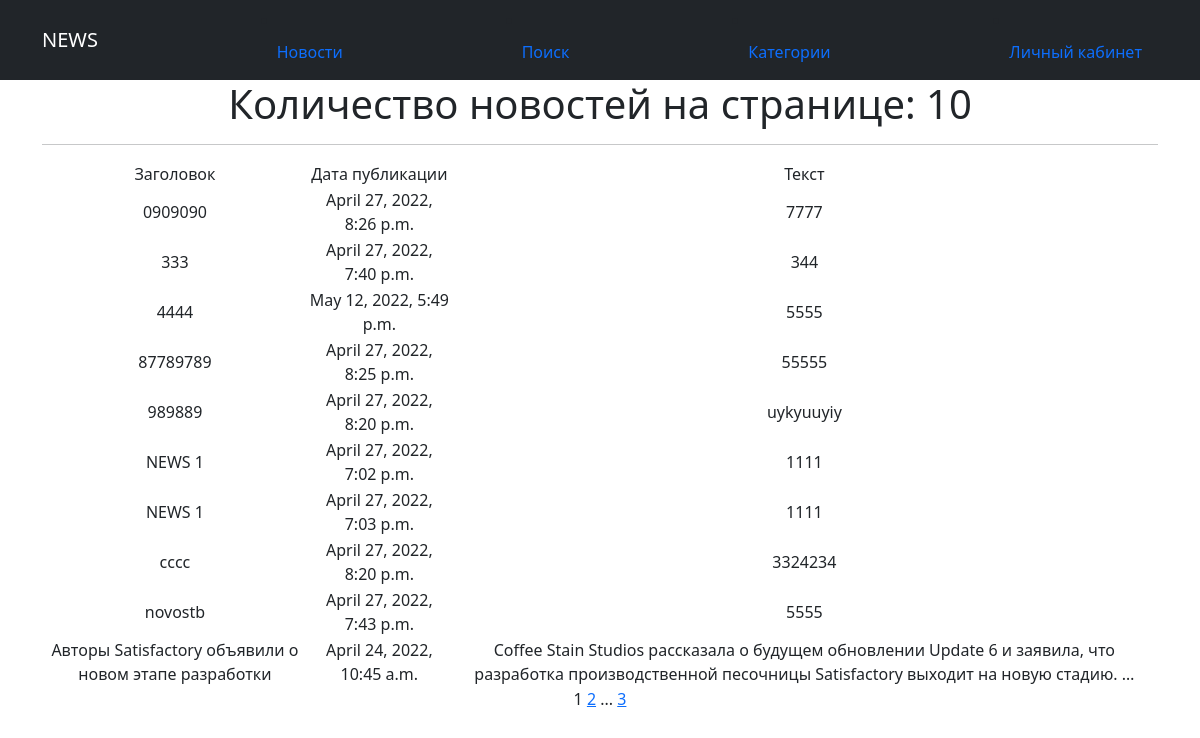
Page /news/ (signed in) on the committed database.
### news/models.py (models this page shows, shortened)
class Post(models.Model):
    author = models.ForeignKey(Author, on_delete=models.CASCADE)
    NEWS = 'NW'
    ARTICLE = 'AR'
    CATEGORY_CHOISES = (
        (NEWS, 'Новость'),
        (ARTICLE, "Статья"),
    )
    categoryType = models.CharField(max_length=2, choices=CATEGORY_CHOISES, default=ARTICLE)
    dateCreation = models.DateTimeField(auto_now_add=True) #автоматически добавляемая дата и время создания
    postCategory = models.ManyToManyField(Category, through="PostCategory") #связь «многие ко многим» с моделью Category - добавить (с дополнительной моделью PostCategory)
    title = models.CharField(max_length=128) # доработать может не тот тип заголовок статьи/новости
    text = models.TextField()  # доработать текст статьи/новости
    rating = models.SmallIntegerField(default=0)  # доработать рейтинг статьи/новости

### news/views.py (the view, shortened to what this page needs)
# urls.py: path('', NewsList.as_view(), name='post_list'),
class NewsList(LoginRequiredMixin, ListView):
   model = Post
   ordering = 'title'
   template_name = 'News.html'
   context_object_name = 'news'
   extra_context = {'title': 'Новости'}
   author = 'author'
   paginate_by = 10
   def get_queryset(self):
       queryset = super().get_queryset()
       self.filterset = PostSearch(self.request.GET, queryset)
       return self.filterset.qs
   def get_context_data(self, **kwargs):
       context = super().get_context_data(**kwargs)
       context['filterset'] = self.filterset
       return context

### news/templatetags/custom_filters.py (called while the page is built)
@register.filter()
def censor(value):
   bad = ['понедельник', 'стране', 'песню', 'песня']
   for i in bad:
      if i.find(value):
         value = value.replace(i[1::], "*" * len(i))
   return f'{value}'

### templates/news.html (shortened to what this page needs)
{% extends 'flatpages/default.html' %}
{% block content %}
   <h1><td>Количество новостей на странице: {{ news|length }}</td></h1>
   <hr>
   {% if news %}
       <table>
           <tr>
               <td> Заголовок </td>
               <td> Дата публикации </td>
               <td> Текст </td>
           </tr>
           {% for one in news %}
           <tr>
               <td> {{ one.title|censor }}       </td>
               <td> {{ one.dateCreation }}      </td>
               <td>{{ one.text|truncatewords:20|censor }}</td>
           </tr>
           {% endfor %}
       </table>
   {% else %}
       <h2>Новостей нет</h2>
   {% endif %}
   {{ page_obj.number }}
   {% if page_obj.has_next %}
       <a href="?page={{ page_obj.next_page_number }}">{{ page_obj.next_page_number }}</a>
       {% if paginator.num_pages != page_obj.next_page_number %}
           ...
           <a href="?page={{ page_obj.paginator.num_pages }}">{{ page_obj.paginator.num_pages }}</a>
       {% endif %}
   {% endif %}
{% endblock content %}

### templates/flatpages/default.html (shortened to what this page needs)
<!DOCTYPE html>
<html lang="en">
    <head>
        {% load static %}
        <link href="{% static 'css/styles.css' %}" rel="stylesheet" />
    </head>
    <body>
        <nav class="navbar navbar-expand-lg navbar-dark bg-dark static-top">
           <div class="container">
               <a class="navbar-brand" href="#">NEWS</a>
                       <li class="nav-item">
                           <a class="nav-link" href="/news/">Новости</a>
                       </li>
                       <li class="nav-item">
                           <a class="nav-link" href="/news/search/">Поиск</a>
                       </li>
                        <li class="nav-item">
                           <a class="nav-link" href="/news/category/">Категории</a>
                       </li>
                            <li class="nav-item">
                           <a class="nav-link" href="/">Личный кабинет</a>
                        </li>
           </div>
        </nav>
        <div class="container">
            <div class="row">
                <div class="col-lg-12 text-center">
                    {% block content %}
                    {% endblock content %}
                </div>
            </div>
    </div>
    </body>
    </html>

### rows in the picture
Post: title|censor "0909090", dateCreation "April 27, 2022, 8:26 p.m.", text|censor "7777"
Post: title|censor "333", dateCreation "April 27, 2022, 7:40 p.m.", text|censor "344"
Post: title|censor "4444", dateCreation "May 12, 2022, 5:49 p.m.", text|censor "5555"
Post: title|censor "87789789", dateCreation "April 27, 2022, 8:25 p.m.", text|censor "55555"
Post: title|censor "989889", dateCreation "April 27, 2022, 8:20 p.m.", text|censor "uykyuuyiy"
Post: title|censor "NEWS 1", dateCreation "April 27, 2022, 7:02 p.m.", text|censor "1111"
Post: title|censor "NEWS 1", dateCreation "April 27, 2022, 7:03 p.m.", text|censor "1111"
Post: title|censor "cccc", dateCreation "April 27, 2022, 8:20 p.m.", text|censor "3324234"
Post: title|censor "novostb", dateCreation "April 27, 2022, 7:43 p.m.", text|censor "5555"
Post: title|censor "Авторы Satisfactory объявили о новом этапе разработки", dateCreation "April 24, 2022, 10:45 a.m.", text|censor "Coffee Stain Studios рассказала о будущем обновлении Update 6 и заявила, что разработка производственной песочницы Satisfactory выходит на новую стадию. …"

### other values in the picture
{{ news|length }} "10"
{{ page_obj.number }} "1"
{{ page_obj.next_page_number }} "2"
{{ page_obj.paginator.num_pages }} "3"
